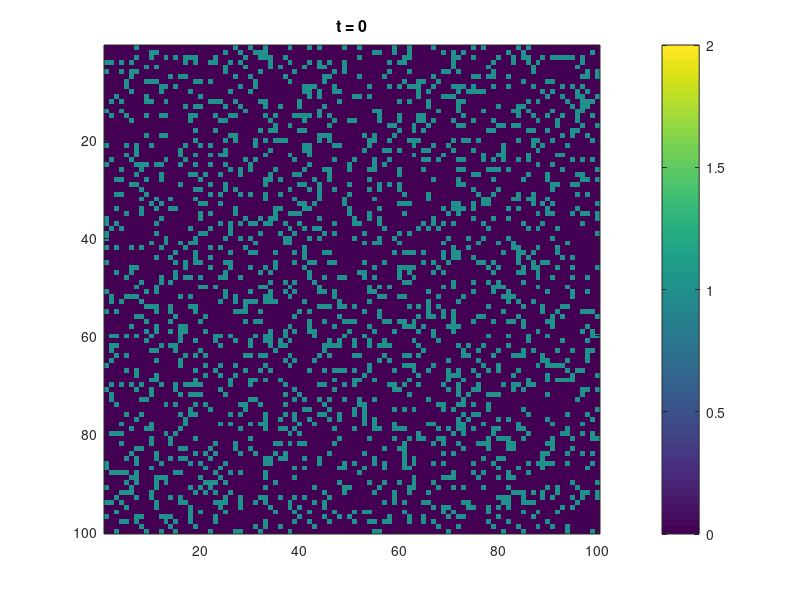

The MATLAB source for this figure: (Note: this script raises an error after producing the figure.)
close all
clear all

N = 100;


%Initialize the matrix and randomly set the value to 0 (ready), 1(firing)
%or 2(resting).

Pread = 0.2;    %Probability of being in firing state

B_ar = zeros(N,N);
B_temp = zeros(N,N);
for i = 1:1:N
    for j = 1:1:N
        z = rand;
        if (z <Pread)
            B_ar(i,j) = 1;
        else
            B_ar(i,j) = 0;
        end
    end
end
imagesc(B_ar);
caxis([0 2]);
colorbar;
title(['\fontsize{16}t = 0']);
%At each timestep, check the neighbours and determine a new state
%for each state
r = 1;

for t = 1:10000
    
    for i = 1:1:N
        for j = 1:1:N
            B_temp(i,j) = newState(B_ar, i, j);
        end
    end
    B_ar = B_temp;
    %if (t == 10 || t == 20 || t == 100 || t == 1000)
    %    k = waitforbuttonpress;
    %    if k == 1
    %        error('Stopped');
    %    end
      
    pause(0.5)
    r = r+1
    
    imagesc(B_ar);
    caxis([0 2]);
    colorbar;
    title(['\fontsize{16}t = ', num2str(t)]);
    
    %end
    
    
end
